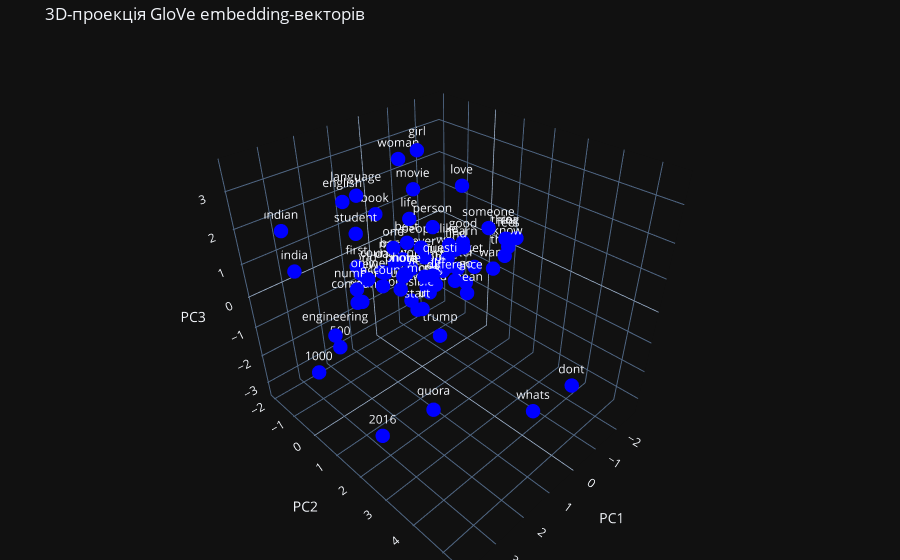

Notebook cell for this chart:
### Code cell
fig = go.Figure(data=[
    go.Scatter3d(
        x=reduced[:, 0],
        y=reduced[:, 1],
        z=reduced[:, 2],
        mode='markers+text',
        text=found_words,
        textposition="top center",
        marker=dict(size=5, color='blue'),
    )
])

fig.update_layout(
    title="3D-проекція GloVe embedding-векторів",
    scene=dict(
        xaxis_title='PC1',
        yaxis_title='PC2',
        zaxis_title='PC3'
    ),
    margin=dict(l=0, r=0, b=0, t=40)
)

fig.show()

### Figure 1 — Plotly figure (JSON) as saved in the notebook; plotly's stock layout.template omitted (floating-point values rounded to 4 significant figures)
{"data": [{"marker": {"color": "blue", "size": 5}, "mode": "markers+text", "text": ["best", "get", "india", "like", "people", "good", "way", "would", "one", "make", "difference", "quora", "time", "life", "money", "know", "year", "whats", "question", "thing", "learn", "indian", "much", "someone", "new", "many", "use", "think", "book", "work", "trump", "find", "day", "ever", "movie", "without", "job", "u", "world", "online", "become", "mean", "start", "want", "girl", "better", "first", "note", "company", "english", "take", "love", "feel", "number", "2016", "phone", "could", "account", "dont", "go", "possible", "country", "language", "person", "woman", "engineering", "500", "student", "1000", "really"], "textposition": "top center", "x": [-0.397, -1.985, 2.831, -1.251, -0.6158, -1.835, -1.406, -1.14, -0.0693, -1.334, -0.3485, 3.545, -0.3981, -0.6042, -0.6276, -2.221, 0.8, 1.756, -0.5145, -2.253, -0.7246, 3.018, -1.274, -1.706, 0.7082, -0.131, 0.1251, -2.524, 0.7362, -0.5582, 1.248, -1.305, 0.2185, -0.6402, -0.232, -0.5132, -0.7934, 2.016, 0.581, 1.567, -0.2019, -0.8052, -0.05376, -2.138, 0.1256, -1.648, 0.9646, 0.8747, 1.315, 1.754, -0.9374, -1.078, -2.328, 1.319, 2.828, 0.7287, -1.256, 0.9841, 0.0458, -1.399, -0.1357, 0.148, 1.564, -0.4516, 0.03647, 2.816, 2.505, 1.6, 3.823, -2.746], "y": [-0.934, 0.2537, -1.76, -0.08214, -0.5888, -0.09877, -0.3039, -0.83, -1.162, -0.427, 1.045, 4.276, -1.058, -1.032, -0.4065, 1.307, -1.713, 5.471, 0.5871, 1.161, 0.9868, -1.745, -0.6155, 0.9938, -1.5, -1.209, -0.7006, 0.9515, -0.8343, -0.9789, 2.1, 0.1272, -1.231, -0.4776, -0.3995, -0.3689, -0.3054, 2.335, -1.967, -0.2626, -0.9352, 1.076, -0.1958, 0.8551, 0.2004, -0.1222, -1.588, 0.3957, -1.22, -0.7901, -0.3283, 0.5683, 1.164, -1.178, 1.479, 0.169, -0.7589, -0.4133, 5.306, 0.4637, -0.5465, -1.492, -0.4541, 0.09189, -0.6259, -0.2082, -0.5434, -0.5762, 0.4383, 1.165], "z": [0.3515, -0.6421, 0.4612, 0.2802, 0.2447, 0.1202, -0.3372, -1.688, 0.2223, -0.796, -0.006593, 0.1771, -0.8049, 1.005, -1.034, 0.3898, -1.519, -0.289, 0.1671, 0.5787, 0.8631, 1.75, -0.6336, 1.068, -0.6858, -0.3392, -0.9024, -0.1899, 1.717, -0.6232, -0.4139, 0.1889, -0.522, -0.04474, 2.254, -0.6024, -0.6667, 0.93, -0.7258, 0.3216, -0.122, -0.6191, -1.466, -0.503, 3.597, -0.7213, -0.1396, 0.4713, -1.042, 2.445, -1.065, 2.393, 0.5463, -0.5623, -3.301, 0.2195, -1.395, -0.2436, -0.7847, -0.8252, -1.353, -0.6454, 2.664, 1.232, 3.104, -0.8255, -1.598, 1.574, -1.061, 0.4022], "type": "scatter3d"}], "layout": {"margin": {"l": 0, "r": 0, "b": 0, "t": 40}, "title": {"text": "3D-проекція GloVe embedding-векторів"}, "scene": {"xaxis": {"title": {"text": "PC1"}}, "yaxis": {"title": {"text": "PC2"}}, "zaxis": {"title": {"text": "PC3"}}}}}
